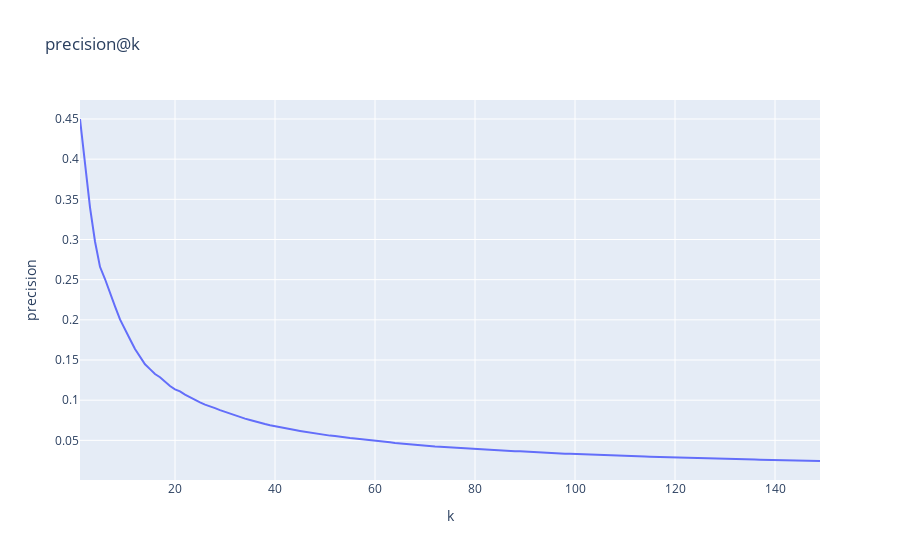
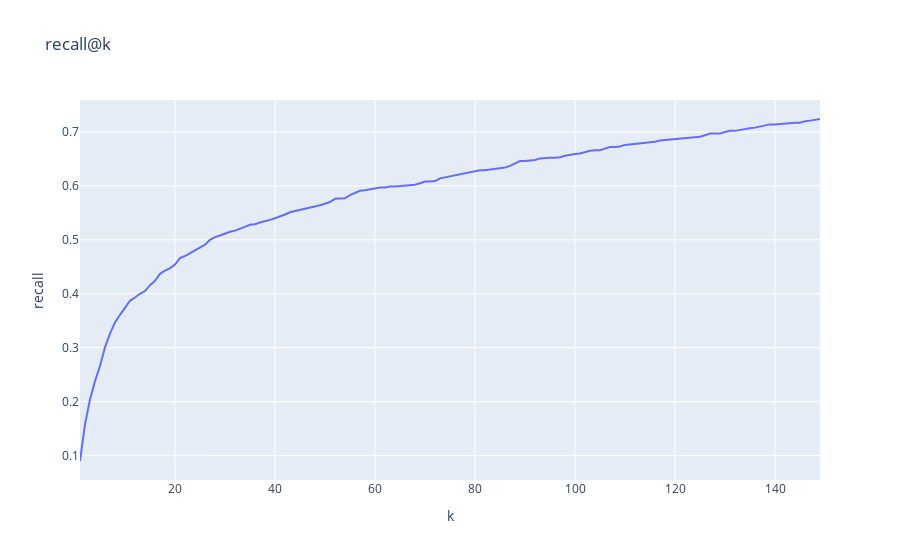
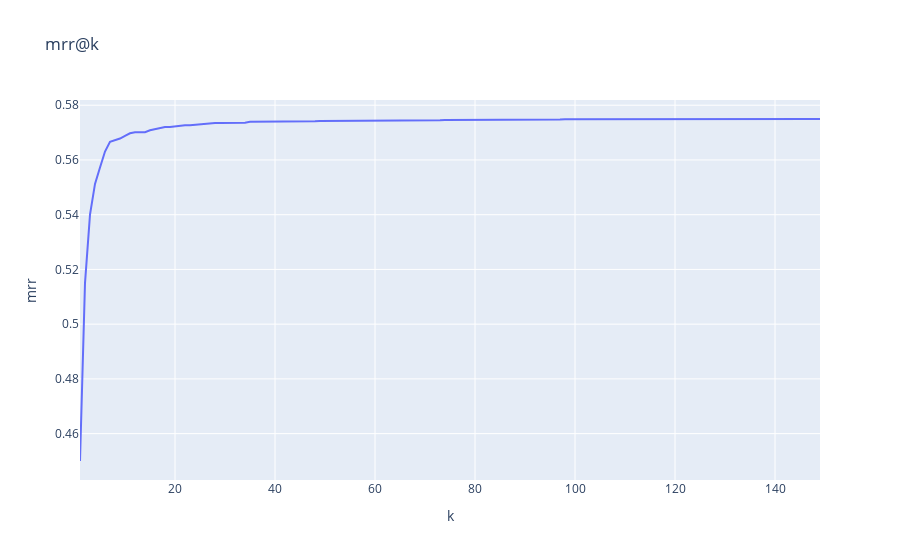

These figures' notebook cell, in order:
### Code cell
import plotly.express as px
present = {"precision" :precisionk , "k" : ky}
fig = px.line(present ,  x =  'k',
              y = 'precision',
              title = 'precision@k')
fig.show()
present = {"recall" :recallk , "k" :ky}
fig = px.line(present ,  x =  'k',
              y = 'recall',
              title = 'recall@k')
fig.show()
present = {"mrr" :mrrk , "k" :ky}
fig = px.line(present ,  x =  'k',
              y = 'mrr',
              title = 'mrr@k')
fig.show()

### Figure 1 — Plotly figure (JSON) as saved in the notebook; plotly's stock layout.template omitted (floating-point values rounded to 4 significant figures; data arrays with more than 128 entries replaced by an {"elided": "..."} marker saying what was removed)
{"data": [{"hovertemplate": "k=%{x}<br>precision=%{y}<extra></extra>", "legendgroup": "", "line": {"color": "#636efa", "dash": "solid"}, "marker": {"symbol": "circle"}, "mode": "lines", "name": "", "orientation": "v", "showlegend": false, "type": "scatter", "x": {"elided": "149 int values"}, "xaxis": "x", "y": {"elided": "149 float values"}, "yaxis": "y"}], "layout": {"legend": {"tracegroupgap": 0}, "title": {"text": "precision@k"}, "xaxis": {"anchor": "y", "domain": [0, 1], "title": {"text": "k"}}, "yaxis": {"anchor": "x", "domain": [0, 1], "title": {"text": "precision"}}}}

### Figure 2 — Plotly figure (JSON) as saved in the notebook; plotly's stock layout.template omitted (floating-point values rounded to 4 significant figures; data arrays with more than 128 entries replaced by an {"elided": "..."} marker saying what was removed)
{"data": [{"hovertemplate": "k=%{x}<br>recall=%{y}<extra></extra>", "legendgroup": "", "line": {"color": "#636efa", "dash": "solid"}, "marker": {"symbol": "circle"}, "mode": "lines", "name": "", "orientation": "v", "showlegend": false, "type": "scatter", "x": {"elided": "149 int values"}, "xaxis": "x", "y": {"elided": "149 float values"}, "yaxis": "y"}], "layout": {"legend": {"tracegroupgap": 0}, "title": {"text": "recall@k"}, "xaxis": {"anchor": "y", "domain": [0, 1], "title": {"text": "k"}}, "yaxis": {"anchor": "x", "domain": [0, 1], "title": {"text": "recall"}}}}

### Figure 3 — Plotly figure (JSON) as saved in the notebook; plotly's stock layout.template omitted (floating-point values rounded to 4 significant figures; data arrays with more than 128 entries replaced by an {"elided": "..."} marker saying what was removed)
{"data": [{"hovertemplate": "k=%{x}<br>mrr=%{y}<extra></extra>", "legendgroup": "", "line": {"color": "#636efa", "dash": "solid"}, "marker": {"symbol": "circle"}, "mode": "lines", "name": "", "orientation": "v", "showlegend": false, "type": "scatter", "x": {"elided": "149 int values"}, "xaxis": "x", "y": {"elided": "149 float values"}, "yaxis": "y"}], "layout": {"legend": {"tracegroupgap": 0}, "title": {"text": "mrr@k"}, "xaxis": {"anchor": "y", "domain": [0, 1], "title": {"text": "k"}}, "yaxis": {"anchor": "x", "domain": [0, 1], "title": {"text": "mrr"}}}}
